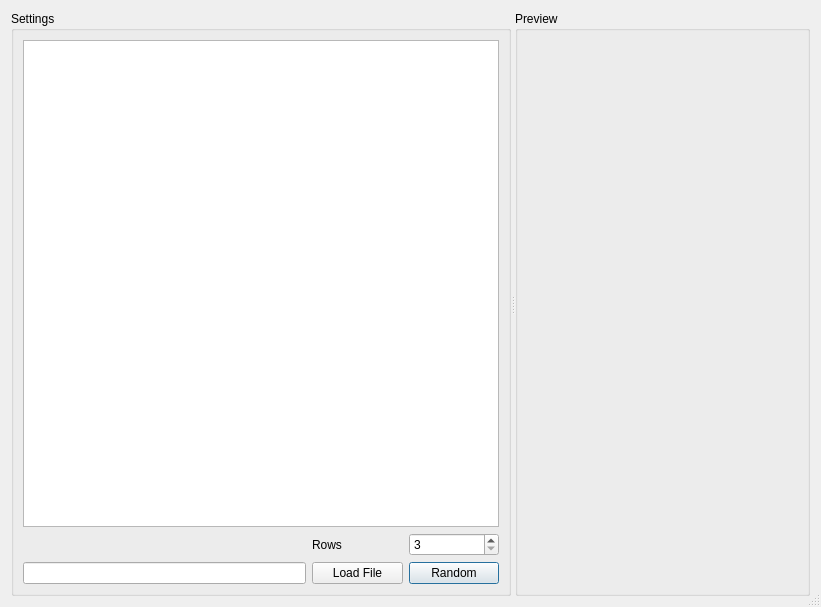
<?xml version="1.0" encoding="UTF-8"?>
<ui version="4.0">
 <class>Dialog</class>
 <widget class="QDialog" name="Dialog">
  <property name="geometry">
   <rect>
    <x>0</x>
    <y>0</y>
    <width>821</width>
    <height>607</height>
   </rect>
  </property>
  <property name="windowTitle">
   <string>QVTK Tutorial: Constructing surface from points</string>
  </property>
  <property name="sizeGripEnabled">
   <bool>true</bool>
  </property>
  <layout class="QGridLayout" name="gridLayout_4">
   <item row="0" column="0">
    <layout class="QVBoxLayout" name="verticalLayout_2">
     <item>
      <widget class="QSplitter" name="splitter">
       <property name="orientation">
        <enum>Qt::Horizontal</enum>
       </property>
       <widget class="QGroupBox" name="groupBox">
        <property name="maximumSize">
         <size>
          <width>500</width>
          <height>16777215</height>
         </size>
        </property>
        <property name="title">
         <string>Settings</string>
        </property>
        <layout class="QGridLayout" name="gridLayout_3">
         <item row="0" column="0">
          <layout class="QGridLayout" name="gridLayout_2">
           <item row="0" column="0" colspan="5">
            <widget class="QTableView" name="tableView"/>
           </item>
           <item row="3" column="4">
            <widget class="QPushButton" name="pushButton_2">
             <property name="text">
              <string>Random</string>
             </property>
            </widget>
           </item>
           <item row="3" column="3">
            <widget class="QPushButton" name="pushButton">
             <property name="text">
              <string>Load File</string>
             </property>
            </widget>
           </item>
           <item row="3" column="0" colspan="3">
            <widget class="QLineEdit" name="lineEdit">
             <property name="readOnly">
              <bool>true</bool>
             </property>
            </widget>
           </item>
           <item row="1" column="4">
            <widget class="QSpinBox" name="rowsSpinbox">
             <property name="minimum">
              <number>3</number>
             </property>
             <property name="maximum">
              <number>10000</number>
             </property>
            </widget>
           </item>
           <item row="1" column="3">
            <widget class="QLabel" name="label">
             <property name="text">
              <string>Rows</string>
             </property>
            </widget>
           </item>
          </layout>
         </item>
        </layout>
       </widget>
       <widget class="QGroupBox" name="groupBox_2">
        <property name="title">
         <string>Preview</string>
        </property>
        <layout class="QGridLayout" name="gridLayout">
         <item row="0" column="0">
          <layout class="QVBoxLayout" name="verticalLayout"/>
         </item>
        </layout>
       </widget>
      </widget>
     </item>
    </layout>
   </item>
  </layout>
 </widget>
 <resources/>
 <connections/>
</ui>
